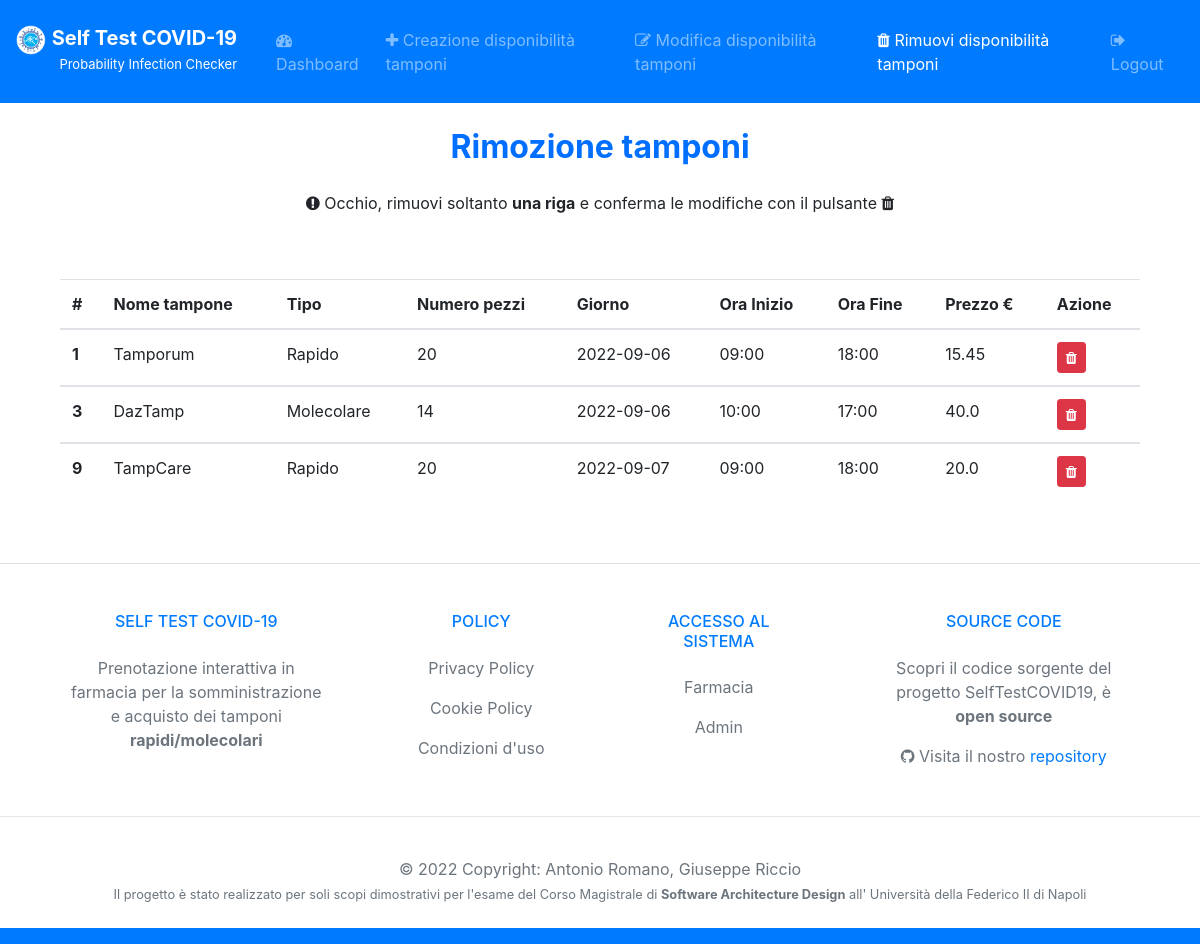
Page /rimuoviDisponibilitaTamponi (signed in) on the committed database.
### tables this page shows
CREATE TABLE `Tamponi` (
	ID INTEGER PRIMARY KEY AUTOINCREMENT,
	NomeTampone VARCHAR(50),
	Tipo VARCHAR(10),
	N_pezzi INTEGER,
	Giorno DATE,
	OraInizio TIME,
	OraFine TIME,
	Prezzo FLOAT,
	ID_Farmacia INTEGER,
	UNIQUE(NomeTampone,ID_Farmacia)
);

### controllers/GestioneDisponibilitàController.py (the view)
def rimozioneTamponi():
    msg = ""
    if 'loggedin' in session:
        connection = connectDB()
        tamponi = connection.execute('SELECT * FROM Tamponi WHERE ID_Farmacia = ?',(session['id'],)).fetchall()
        connection.close()
    else:
        return redirect('/loginFarmacia')
    return render_template('/FarmaciaView/rimozioneDisponibilitaTamponi.html', tamponi=tamponi, msg=msg)

### models/DB.py (called while the page is built)
def connectDB():
    connection = sqlite3.connect('./models/selftestcovid19.db')
    connection.row_factory = sqlite3.Row
    return connection

### templates/FarmaciaView/rimozioneDisponibilitaTamponi.html (shortened to what this page needs)
<!doctype html>
<html lang="it">
<head>
  <link rel="stylesheet" href="https://cdnjs.cloudflare.com/ajax/libs/font-awesome/4.7.0/css/font-awesome.min.css">
  <link rel="stylesheet" href="https://stackpath.bootstrapcdn.com/bootstrap/4.3.1/css/bootstrap.min.css">
</head>
<body>
  <nav class="navbar navbar-expand-lg navbar-dark bg-primary">
    <div style="margin-top: 10px; margin-right: 15px;">
      <a class="navbar-brand" href="#">
        <img src="/static/logo.png" width="30" height="30" alt="">
        <span style="margin-top: 10px; color: white; font-size: 20px ;"><b>Self Test COVID-19</b><br>
          <p style="font-size: small; text-align: right;">Probability Infection Checker</p></a></span>
    </div>
    <div class="collapse navbar-collapse" id="navbarSupportedContent">
      <ul class="navbar-nav mr-auto">
        <li class="nav-item">
          <a class="nav-link" href="/dashboardFarmacia"><i class="fa fa-tachometer" aria-hidden="true"></i>
            Dashboard</a>
        </li>
        <li class="nav-item">
          <a class="nav-link" href="/creazioneDisponibilitaTamponi"><i class="fa fa-plus" aria-hidden="true"></i>
            Creazione disponibilità tamponi</a>
        </li>
        <li class="nav-item">
          <a class="nav-link" href="/modificaDisponibilitaTamponi"><i class="fa fa-pencil-square-o"
              aria-hidden="true"></i> Modifica disponibilità tamponi</a>
        </li>
        <li class="nav-item active">
          <a class="nav-link" href="#"><i class="fa fa-trash" aria-hidden="true"></i> Rimuovi disponibilità tamponi</a>
        </li>
      </ul>
      <ul class="navbar-nav ml-auto">
        <li class="nav-item">
          <a class="nav-link" href="/logout"><i class="fa fa-sign-out" aria-hidden="true"></i> Logout</a>
        </li>
      </ul>
    </div>
  </nav>
  <div class="container">
    <center>
      <h2 class="text-center" style="margin: 25px;"><b><span style="color: #006eff;">
            Rimozione tamponi</span></b></h2>
      <h7><i class="fa fa-exclamation-circle" aria-hidden="true"></i> Occhio, rimuovi soltanto <b>una riga</b> e
        conferma le modifiche con il pulsante <i class="fa fa-trash" aria-hidden="true"></i></h7>
      <div class="container">
        <div class="d-flex justify-content-center mt-5 table-responsive">
          <table class="table">
            <thead>
              <tr>
                <th scope="col">#</th>
                <th scope="col">Nome tampone </th>
                <th scope="col">Tipo</th>
                <th scope="col">Numero pezzi</th>
                <th scope="col">Giorno</th>
                <th scope="col">Ora Inizio</th>
                <th scope="col">Ora Fine</th>
                <th scope="col">Prezzo €</th>
                <th scope="col">Azione</th>
              </tr>
            </thead>
            <tbody>
              {% for tampone in tamponi %}
              <tr>
                <th scope="row">{{ tampone.ID }}</th>
                <td>{{ tampone.NomeTampone }}</td>
                <td>{{ tampone.Tipo }}</td>
                <td>{{ tampone.N_pezzi }}</td>
                <td>{{ tampone.Giorno }}</td>
                <td>{{ tampone.Orainizio }}</td>
                <td>{{ tampone.OraFine }}</td>
                <td>{{ tampone.Prezzo }}</td>
                <td>
                  <form action="{{ tampone.ID }}/rimuoviDisponibilitaTamponi" method="POST">
                    <button type="submit" class="btn btn-danger btn-sm"><i class="fa fa-trash"
                        aria-hidden="true"></i></button>
                  </form>
                </td>
              </tr>
            </tbody>
            {% endfor %}
          </table>
        </div>
      </div>
    </center>
  </div>
</body>
<footer class="text-lg text-lg-start bg-white text-muted">
  <section class="d-flex justify-content-center justify-content-lg-between p-4 border-bottom">
  </section>
  <section class="">
    <div class="container text-center text-md-start mt-5">
      <div class="row mt-3">
        <div class="col-md-3 col-lg-4 col-xl-3 mx-auto mb-4">
          <h6 class="text-uppercase fw-bold mb-4  text-primary">
            Self Test COVID-19
          </h6>
          <p>
            Prenotazione interattiva in farmacia per la somministrazione e acquisto dei tamponi <b>rapidi/molecolari</b>
          </p>
        </div>
        <div class="col-md-2 col-lg-2 col-xl-2 mx-auto mb-4">
          <h6 class="text-uppercase fw-bold mb-4  text-primary">
            Policy
          </h6>
          <p>
            <a href="#!" class="text-reset">Privacy Policy</a>
          </p>
          <p>
            <a href="#!" class="text-reset">Cookie Policy</a>
          </p>
          <p>
            <a href="#!" class="text-reset">Condizioni d'uso</a>
          </p>
        </div>
        <div class="col-md-3 col-lg-2 col-xl-2 mx-auto mb-4">
          <h6 class="text-uppercase fw-bold mb-4  text-primary">
            Accesso al sistema
          </h6>
          <p>
            <a href="/loginFarmacia" class="text-reset">Farmacia</a>
          </p>
          <p>
            <a href="/loginAdmin" class="text-reset">Admin</a>
          </p>
        </div>
        <div class="col-md-4 col-lg-3 col-xl-3 mx-auto mb-md-0 mb-4">
          <h6 class="text-uppercase fw-bold mb-4  text-primary">SOURCE CODE</h6>
          <p>Scopri il codice sorgente del progetto SelfTestCOVID19, è <b>open source</b></p>
          <p><i class="fa fa-github"></i> Visita il nostro <a href="https://github.com/giuseppericcio/SelfTestCovid19">repository</a></p>
        </div>
      </div>
    </div>
  </section>
  <hr>
  <div class="text-center p-4  text-muted" style="background-color: rgba(255, 255, 255, 0.05);">
    © 2022 Copyright:
    <a class="text-muted fw-bold">Antonio Romano, Giuseppe Riccio</a>
    <small id="dateHelp" class="form-text text-muted text-primary">Il progetto è stato realizzato per soli scopi
      dimostrativi per l'esame del Corso Magistrale di <b>Software Architecture Design</b> all' Università della
      Federico II di Napoli</small>
  </div>
</footer>
  <nav class="navbar navbar-expand-lg navbar-dark bg-primary">
  </nav>
</body>
</html>

### rows in the picture
Tamponi: ID "1", NomeTampone "Tamporum", Tipo "Rapido", N_pezzi "20", Giorno "2022-09-06", Orainizio "09:00", OraFine "18:00", Prezzo "15.45"
Tamponi: ID "3", NomeTampone "DazTamp", Tipo "Molecolare", N_pezzi "14", Giorno "2022-09-06", Orainizio "10:00", OraFine "17:00", Prezzo "40.0"
Tamponi: ID "9", NomeTampone "TampCare", Tipo "Rapido", N_pezzi "20", Giorno "2022-09-07", Orainizio "09:00", OraFine "18:00", Prezzo "20.0"
